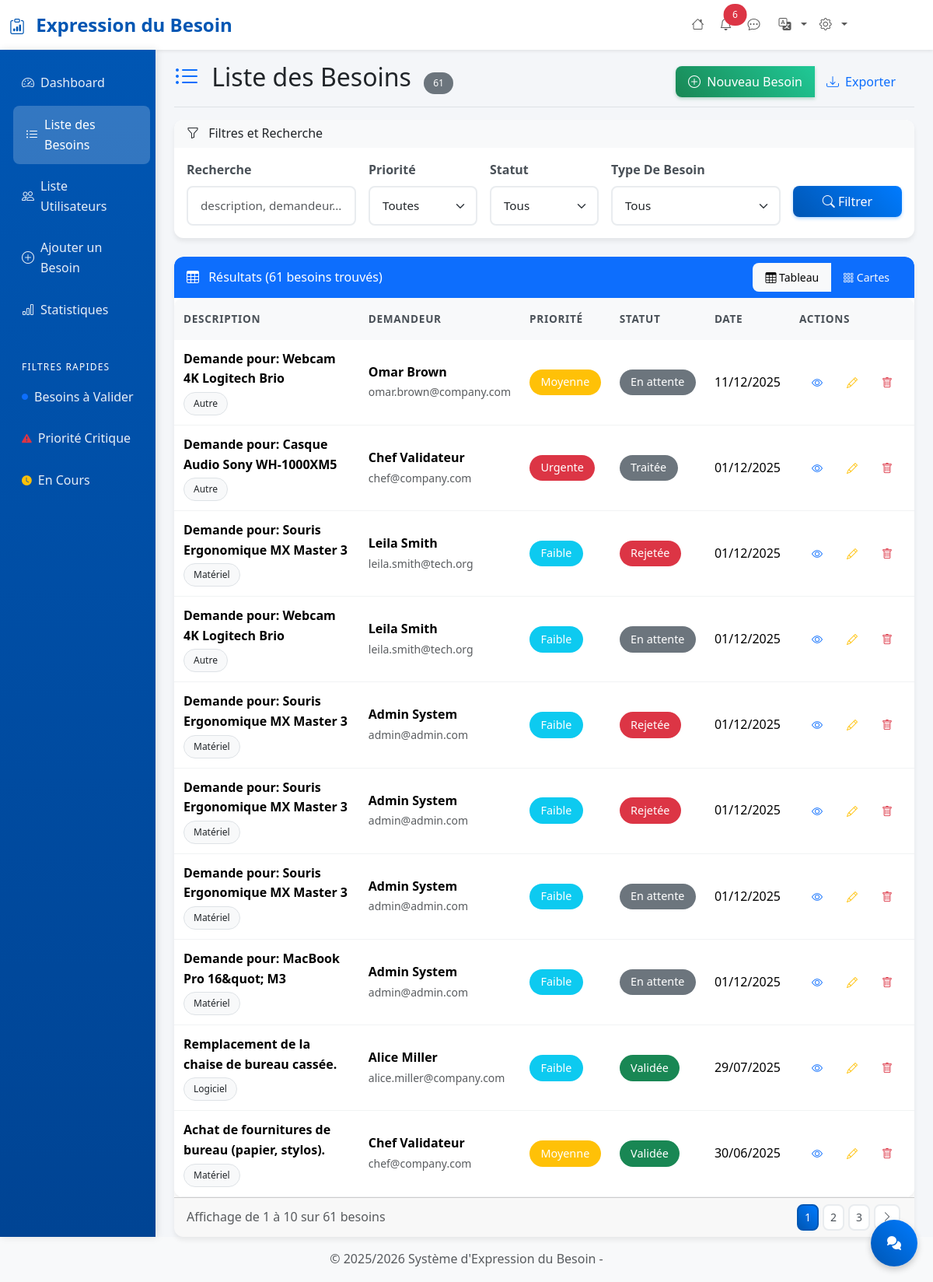
The page /pages/liste-besoins.php (signed in) on the database its author committed.
### tables this page shows
CREATE TABLE `demandes` (
  `id` int(11) NOT NULL,
  `user_id` int(11) NOT NULL,
  `type_besoin_id` int(11) NOT NULL,
  `description` text NOT NULL,
  `urgence` enum('Faible','Moyenne','Urgente') NOT NULL DEFAULT 'Faible',
  `statut` enum('En attente','En cours de validation','Traitée') NOT NULL DEFAULT 'En attente',
  `date_creation` datetime DEFAULT current_timestamp(),
  `prix` decimal(12,2) DEFAULT NULL
);

CREATE TABLE `types_besoins` (
  `id` int(11) NOT NULL,
  `libelle` varchar(100) NOT NULL
);

CREATE TABLE `users` (
  `id` int(11) NOT NULL,
  `nom` varchar(255) NOT NULL,
  `email` varchar(255) NOT NULL,
  `password` varchar(255) NOT NULL,
  `role` enum('Demandeur','Validateur','Administrateur') NOT NULL DEFAULT 'Demandeur',
  `created_at` timestamp NOT NULL DEFAULT current_timestamp(),
  `service_id` int(11) NOT NULL DEFAULT 1
);

### includes/functions.php (called while the page is built, shortened)
<?php
function formatDate($date, $format = 'd/m/Y') {
    $dateTime = new DateTime($date);
    return $dateTime->format($format);
}
function getPriorityClass($priority) {
    switch($priority) {
        case 'Urgente':
        case 'Rejetée':
            return 'danger';
        case 'Validée': return 'success';
        case 'Moyenne': return 'warning';
        case 'Faible': return 'info';
        default: return 'secondary';
    }
}
function paginate($totalItems, $itemsPerPage = 10, $currentPage = 1) {
    $totalPages = ceil($totalItems / $itemsPerPage);
    $currentPage = max(1, min($totalPages, $currentPage));
    $offset = ($currentPage - 1) * $itemsPerPage;
    return [
        'total_items' => $totalItems,
        'items_per_page' => $itemsPerPage,
        'total_pages' => $totalPages,
        'current_page' => $currentPage,
        'offset' => $offset,
        'has_previous' => $currentPage > 1,
        'has_next' => $currentPage < $totalPages
    ];
}
function getBesoins($filters = [], $limit = 10, $offset = 0) {
    $conn = getConnection();
    $where = [];
    $params = [];
    $whereClause = !empty($where) ? ' WHERE ' . implode(' AND ', $where) : '';
    $countQuery = "
        SELECT COUNT(*) as total
        FROM demandes d
        LEFT JOIN validation v ON v.demande_id = d.id
        JOIN types_besoins t ON d.type_besoin_id = t.id
        JOIN users u ON d.user_id = u.id
        $whereClause
    ";
    $stmt = $conn->prepare($countQuery);
    $stmt->execute($params);
    $total = (int) $stmt->fetch()['total'];
    $query = "
        SELECT
            d.*,
            t.libelle AS type_besoin,
            u.nom AS demandeur_nom,
            u.email AS demandeur_email,
            CASE
                WHEN v.demande_id IS NULL THEN d.statut
                ELSE v.statut_validation
            END AS statut_final
        FROM demandes d
        LEFT JOIN validation v ON v.demande_id = d.id
        JOIN types_besoins t ON d.type_besoin_id = t.id
        JOIN users u ON d.user_id = u.id
        $whereClause
        ORDER BY d.date_creation DESC
        LIMIT :limit OFFSET :offset
    ";
    $stmt = $conn->prepare($query);
    $stmt->bindValue(':limit', (int)$limit, PDO::PARAM_INT);
    $stmt->bindValue(':offset', (int)$offset, PDO::PARAM_INT);
    $stmt->execute();
    $besoins = $stmt->fetchAll(PDO::FETCH_ASSOC);
    return [
        'besoins' => $besoins,
        'total' => $total
    ];
}
function getUnreadMessages(int $user_id):int{
    $pdo = getConnection();
    $sql = "
        SELECT COUNT(*) FROM Conversations
        WHERE receiver_id = :receiver_id AND is_read = 0;
    ";
    $stmt = $pdo->prepare($sql);
    $stmt->execute([
        "receiver_id"   => $user_id
    ]);
    return (int) $stmt->fetchColumn();
}
?>

### pages/liste-besoins.php (the view, shortened to what this page needs)
<?php
include '../includes/header.php';
$page = max(1, intval($_GET['page'] ?? 1));
$itemsPerPage = 10;
$filters = [
    'priorite' => sanitize($_GET['priorite'] ?? ''),
    'statut' => sanitize($_GET['statut'] ?? ''),
    'categorie' => sanitize($_GET['categorie'] ?? ''),
    'search' => sanitize($_GET['search'] ?? '')
];
try {
    $result = getBesoins($filters, $itemsPerPage, ($page - 1) * $itemsPerPage);
    $besoins = $result['besoins'];
    $totalBesoins = $result['total'];
    $pagination = paginate($totalBesoins, $itemsPerPage, $page);
} catch (Exception $e) {
    setFlashMessage('error', 'Erreur lors du chargement des besoins : ' . $e->getMessage());
    $besoins = [];
    $totalBesoins = 0;
    $pagination = paginate(0, $itemsPerPage, 1);
}
?>
<div class="d-flex justify-content-between flex-wrap flex-md-nowrap align-items-center pt-3 pb-2 mb-3 border-bottom">
<h1 class="h2">
        <i class="bi bi-list-ul me-2 text-primary"></i>
        Liste des Besoins
        <span class="badge bg-secondary ms-2"><?php echo $totalBesoins; ?></span>
    </h1>
    <div class="btn-toolbar mb-2 mb-md-0">
        <div class="btn-group me-2">
            <a href="ajouter-besoin.php" class="btn btn-success">
                <i class="bi bi-plus-circle me-1"></i>
                Nouveau Besoin
            </a>
            <button class="btn btn-outline-primary" onclick="exportData()">
                <i class="bi bi-download me-1"></i>
                Exporter
            </button>
        </div>
    </div>
</div>
<div class="card mb-4">
    <div class="card-header bg-light">
        <h6 class="card-title mb-0">
            <i class="bi bi-funnel me-2"></i>
            Filtres et Recherche
        </h6>
    </div>
    <div class="card-body">
        <form method="GET" class="row g-3">
            <div class="col-md-3">
                <label for="search" class="form-label">Recherche</label>
                <input type="text"
                       class="form-control"
                       id="search"
                       name="search"
                       value="<?php echo htmlspecialchars($filters['search']); ?>"
                       placeholder="description, demandeur...">
            </div>
            <div class="col-md-2">
                <label for="priorite" class="form-label">Priorité</label>
                <select class="form-select" id="priorite" name="priorite">
                    <option value="">Toutes</option>
                </select>
            </div>
            <div class="col-md-2">
                <label for="statut" class="form-label">Statut</label>
                <select class="form-select" id="statut" name="statut">
                    <option value="">Tous</option>
                </select>
            </div>
            <div class="col-md-3">
                <label for="categorie" class="form-label">Type De Besoin</label>
                 <select class="form-select" id="categorie" name="categorie">
                    <option value="">Tous</option>
                </select>
            </div>
            <div class="col-md-2">
                <label class="form-label">&nbsp;</label>
                <div class="d-grid gap-2">
                    <button type="submit" class="btn btn-primary">
                        <i class="bi bi-search"></i> Filtrer
                    </button>
                </div>
            </div>
        </form>
    </div>
</div>
<div class="card">
    <div class="card-header bg-primary text-white d-flex justify-content-between align-items-center">
        <h6 class="card-title mb-0">
            <i class="bi bi-table me-2"></i>
            Résultats (<?php echo $totalBesoins; ?> besoins trouvés)
        </h6>
        <div class="btn-group btn-group-sm">
            <button class="btn btn-light btn-sm" onclick="toggleView('table')" id="tableViewBtn">
                <i class="bi bi-table"></i> Tableau
            </button>
            <button class="btn btn-outline-light btn-sm" onclick="toggleView('cards')" id="cardsViewBtn">
                <i class="bi bi-grid-3x3-gap"></i> Cartes
            </button>
        </div>
    </div>
    <div class="card-body p-0">
        <?php if (!empty($besoins)): ?>
            <div id="tableView" class="table-responsive">
                <table class="table table-hover mb-0">
                    <thead class="table-light">
                        <tr>
                            <th style="width: 40%;">Description</th>
                            <th style="width: 20%;">Demandeur</th>
                            <th style="width: 10%;">Priorité</th>
                            <th style="width: 10%;">Statut</th>
                            <th style="width: 10%;">Date</th>
                            <th style="width: 10%;">Actions</th>
                        </tr>
                    </thead>
                    <tbody>
                        <?php foreach ($besoins as $besoin): ?>
                            <tr>
                                <td>
                                    <div>
                                        <strong class="d-block"><?php echo htmlspecialchars($besoin['description']); ?></strong>
                                        <div class="mt-1">
                                            <span class="badge bg-light text-dark border">
                                                <?php echo htmlspecialchars($besoin['type_besoin']); ?>
                                            </span>
                                        </div>
                                    </div>
                                </td>
                                <td>
                                    <div>
                                        <strong class="d-block"><?php echo htmlspecialchars($besoin['demandeur_nom']); ?></strong>
                                        <small class="text-muted"><?php echo htmlspecialchars($besoin['demandeur_email']); ?></small>
                                    </div>
                                </td>
                                <td>
                                    <span class="badge bg-<?php echo getPriorityClass($besoin['urgence']); ?> fs-6">
                                        <?php echo $besoin['urgence']; ?>
                                    </span>
                                </td>
                                <td>
                                    <span class="badge bg-<?php echo getPriorityClass($besoin['statut_final']); ?> fs-6">
                                        <?php echo $besoin['statut_final']; ?>
                                    </span>
                                </td>
                               <td>
                                <?php echo formatDate($besoin['date_creation']); ?>
                                </td>
                                <td>
                                    <div class="btn-group btn-group-sm">
                                        <a href="detail-besoin.php?id=<?php echo $besoin['id']; ?>"
                                           class="btn btn-outline-primary"
                                           data-bs-toggle="tooltip"
                                           title="Voir les détails">
                                            <i class="bi bi-eye"></i>
                                        </a>
                                        <a href="detail-besoin.php?id=<?php echo $besoin['id']; ?>&edit=1"
                                           class="btn btn-outline-warning"
                                           data-bs-toggle="tooltip"
                                           title="Modifier">
                                            <i class="bi bi-pencil"></i>
                                        </a>
                                        <a href="?<?php echo http_build_query(array_merge($_GET, ['delete' => $besoin['id']])); ?>"
                                           class="btn btn-outline-danger btn-delete"
                                           data-bs-toggle="tooltip"
                                           title="Supprimer">
                                            <i class="bi bi-trash"></i>
                                        </a>
                                    </div>
                                </td>
                            </tr>
                        <?php endforeach; ?>
                    </tbody>
                </table>
            </div>
        <?php endif; ?>
    </div>
    <?php if ($totalBesoins > 0): ?>
        <div class="card-footer">
            <div class="row align-items-center">
                <div class="col-md-6">
                    <p class="text-muted mb-0">
                        Affichage de <?php echo ($pagination['offset'] + 1); ?> à
                        <?php echo min($pagination['offset'] + $itemsPerPage, $totalBesoins); ?>
                        sur <?php echo $totalBesoins; ?> besoins
                    </p>
                </div>
                <div class="col-md-6">
                    <?php if ($pagination['total_pages'] > 1): ?>
                        <nav aria-label="Pagination">
                            <ul class="pagination pagination-sm justify-content-end mb-0">
                                <?php
                                $startPage = max(1, $page - 2);
                                $endPage = min($pagination['total_pages'], $page + 2);
                                for ($i = $startPage; $i <= $endPage; $i++):
                                ?>
                                    <li class="page-item <?php echo ($i === $page) ? 'active' : ''; ?>">
                                        <a class="page-link" href="?<?php echo http_build_query(array_merge($_GET, ['page' => $i])); ?>">
                                            <?php echo $i; ?>
                                        </a>
                                    </li>
                                <?php endfor; ?>
                                <?php if ($pagination['has_next']): ?>
                                    <li class="page-item">
                                        <a class="page-link" href="?<?php echo http_build_query(array_merge($_GET, ['page' => $page + 1])); ?>">
                                            <i class="bi bi-chevron-right"></i>
                                        </a>
                                    </li>
                                <?php endif; ?>
                            </ul>
                        </nav>
                    <?php endif; ?>
                </div>
            </div>
        </div>
    <?php endif; ?>
</div>
<?php include '../includes/footer.php'; ?>

### rows shown on the page
demandes: description "Demande pour: Webcam 4K Logitech Brio", type_besoin.libelle "Autre", user.nom "Omar Brown", user.email "omar.brown@company.com", urgence "Moyenne", statut_final "En attente", date_creation "11/12/2025"
demandes: description "Demande pour: Casque Audio Sony WH-1000XM5", type_besoin.libelle "Autre", user.nom "Chef Validateur", user.email "chef@company.com", urgence "Urgente", statut_final "Traitée", date_creation "01/12/2025"
demandes: description "Demande pour: Souris Ergonomique MX Master 3", type_besoin.libelle "Matériel", user.nom "Leila Smith", user.email "leila.smith@tech.org", urgence "Faible", statut_final "Rejetée", date_creation "01/12/2025"
demandes: description "Demande pour: Webcam 4K Logitech Brio", type_besoin.libelle "Autre", user.nom "Leila Smith", user.email "leila.smith@tech.org", urgence "Faible", statut_final "En attente", date_creation "01/12/2025"
demandes: description "Demande pour: Souris Ergonomique MX Master 3", type_besoin.libelle "Matériel", user.nom "Admin System", user.email "admin@admin.com", urgence "Faible", statut_final "Rejetée", date_creation "01/12/2025"
demandes: description "Demande pour: Souris Ergonomique MX Master 3", type_besoin.libelle "Matériel", user.nom "Admin System", user.email "admin@admin.com", urgence "Faible", statut_final "Rejetée", date_creation "01/12/2025"
demandes: description "Demande pour: Souris Ergonomique MX Master 3", type_besoin.libelle "Matériel", user.nom "Admin System", user.email "admin@admin.com", urgence "Faible", statut_final "En attente", date_creation "01/12/2025"
demandes: description "Demande pour: MacBook Pro 16&quot; M3", type_besoin.libelle "Matériel", user.nom "Admin System", user.email "admin@admin.com", urgence "Faible", statut_final "En attente", date_creation "01/12/2025"
demandes: description "Remplacement de la chaise de bureau cassée.", type_besoin.libelle "Logiciel", user.nom "Alice Miller", user.email "alice.miller@company.com", urgence "Faible", statut_final "Validée", date_creation "29/07/2025"
demandes: description "Achat de fournitures de bureau (papier, stylos).", type_besoin.libelle "Matériel", user.nom "Chef Validateur", user.email "chef@company.com", urgence "Moyenne", statut_final "Validée", date_creation "30/06/2025"

### other values the page prints
getSetence('header_title') "Expression du Besoin"
$unreadCount "6"
$totalBesoins "61"
$pagination['offset'] + 1 "1"
min($pagination['offset'] + $itemsPerPage, $totalBesoins) "10"
